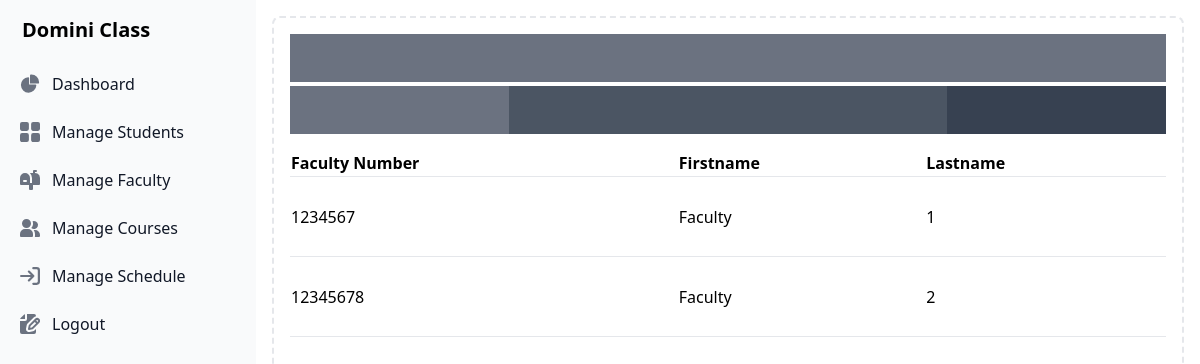
The page /lmsadmin/manage_faculty/ (signed in) on the database its author committed.
### Accounts/models.py (models this page shows, shortened)
class Faculty(models.Model):
    account = models.ForeignKey('ProjectAdmin', on_delete=models.CASCADE)
    faculty_number = models.CharField(max_length=64, unique=True)

class ProjectAdmin(AbstractUser):
    is_student = models.BooleanField(default = False)
    is_faculty = models.BooleanField(default = False)
    is_registrar = models.BooleanField(default = False)
    is_accountant = models.BooleanField(default = False)
    identifier = models.UUIDField(default=uuid.uuid4)

### AdminInterface/views.py (the view)
# urls.py: path('lmsadmin/manage_faculty/', views.manage_faculty, name = 'manage faculty'),
@login_required
def manage_faculty(request):
    faculties = Faculty.objects.all()
    items = {
        'faculties': faculties,
    }
    return render(request, 'AdminInterface/manage_faculty.html', context=items)

### AdminInterface/templates/AdminInterface/manage_faculty.html
{% extends 'AdminInterface/base.html' %}
{% block content %}
<div class="p-4 sm:ml-64">
    <div class="p-4 border-2 border-gray-200 h-screen border-dashed rounded-lg dark:border-gray-700 ">
        <div class="flex mb-1">
            <div class="w-full bg-gray-500 h-12"></div>
          </div>
          <div class="flex mb-4">
            <div class="w-1/4 bg-gray-500 h-12"></div>
            <div class="w-1/2 bg-gray-600 h-12"></div>
            <div class="w-1/4 bg-gray-700 h-12"></div>
          </div>
         <table class="table-auto border-collapse w-full overflow-x-auto text-left">
            <thead>
                <tr>
                    <th class="border-b dark:border-slate-600">Faculty Number</th>
                    <th class="border-b dark:border-slate-600">Firstname</th>
                    <th class="border-b dark:border-slate-600">Lastname</th>
                </tr>
            </thead>
            <tbody>
                {% for faculty in faculties %}
                <tr class=" hover:ring-4 h-20">
                    <td class="border-b dark:border-slate-600">{{faculty.faculty_number}}</td>
                    <td class="border-b dark:border-slate-600">{{faculty.account.first_name}}</td>
                    <td class="border-b dark:border-slate-600">{{faculty.account.last_name}}</td>
                </tr>
                {% endfor %}
            </tbody>
         </table>
    </div>
  </div>
{% endblock content %}

### rows shown on the page
Faculty: faculty_number "1234567", account.first_name "Faculty", account.last_name "1"
Faculty: faculty_number "12345678", account.first_name "Faculty", account.last_name "2"
